Frame 1 (no input): blank canvas, image omitted
Frame 60 (the mouse pressed at the canvas centre just before this capture): blank canvas, image omitted
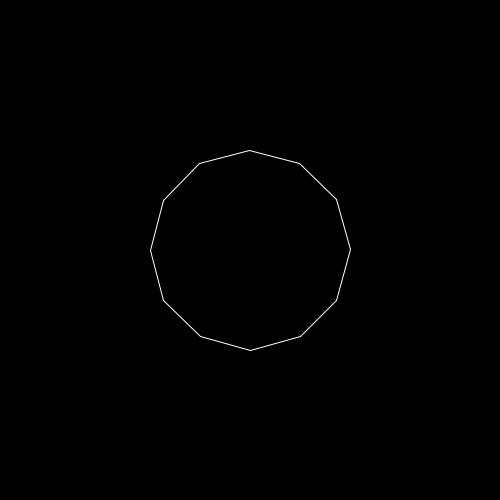
Frame 120 (the mouse held since frame 60 and released just before this capture)

The Processing sketch whose frames 1 and 60 were blank and that drew this single picture after the mouse press (run headless with seeded random() and noise(); from frame 60 on, the mouse is pressed at the canvas centre):

// Processing sketch: ChukwuochaChukwunazaLab7Bronze
// ── ChukwuochaChukwunazaLab7Bronze.pde
/*Chukwunaza Chukwuocha
Comp 1010 - lab 7 Bronze

Draws a polygon with sides based on the number of points
controlled by the mouseX position
*/
int points = 9;//number of points to connect, which defines 
//the number of sides of the polygon

int circleRadius = 100;// Radius of the circle
//float angle = 0;// The starting angle of the first point 

//variables for the points in the previous frame of the polygon
float prevPointX;
float prevPointY;

void setup()
{
  size(500, 500);// usual canvas size initialization
  background(0);// sets the background to black
  stroke(255);// sets the colour of the line to white

  ////initialising the variables for the previous frame
  prevPointX = (width/2 + circleRadius);
  prevPointY = (height/2);
}

void draw()
{
  background(0);
  //initialising the variables for the previous frame
  points = mouseX/20;
  float angle = 0;// The starting angle of the first point 

  //Draws a 'points-sided' polygon(polygon depending on the value of the variable 'points')
  for (int i = 0; i < points; i++)
  {
    // increases the angle in each frame by a value depending 
    //on the variable "points"
    float newAngle = (angle + TWO_PI/points);

    // variables for the points in the new frame of the polygon
    float newPointX = (width/2 + circleRadius * cos(newAngle));
    float newPointY = (height/2 + circleRadius * sin(newAngle));

    line(prevPointX, prevPointY, newPointX, newPointY);// draws the polygon

    // Stores the values in the previous frame
    angle = newAngle;
    prevPointX = newPointX;
    prevPointY = newPointY;
  }
}
